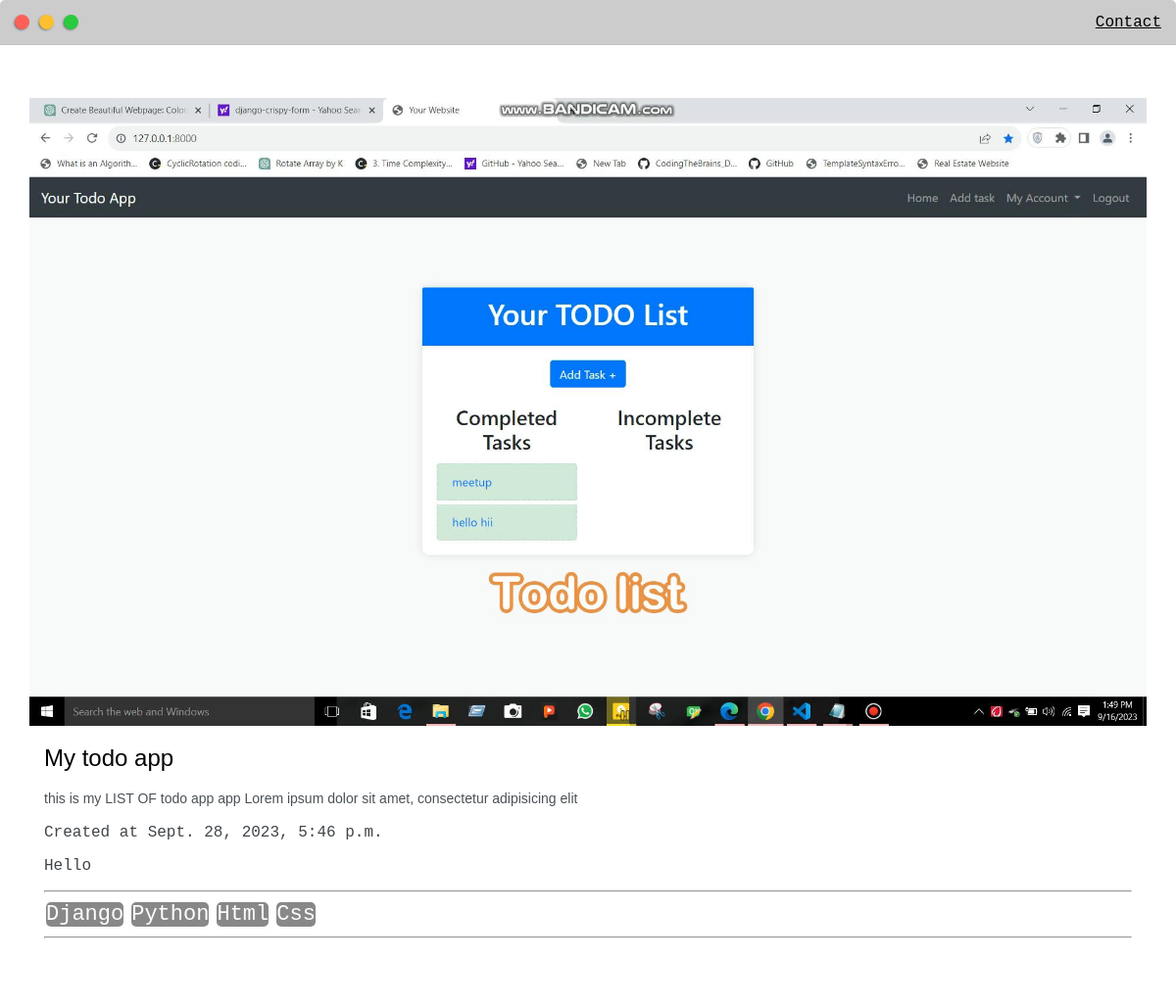
/post/7, run on an earlier commit of the app's database.
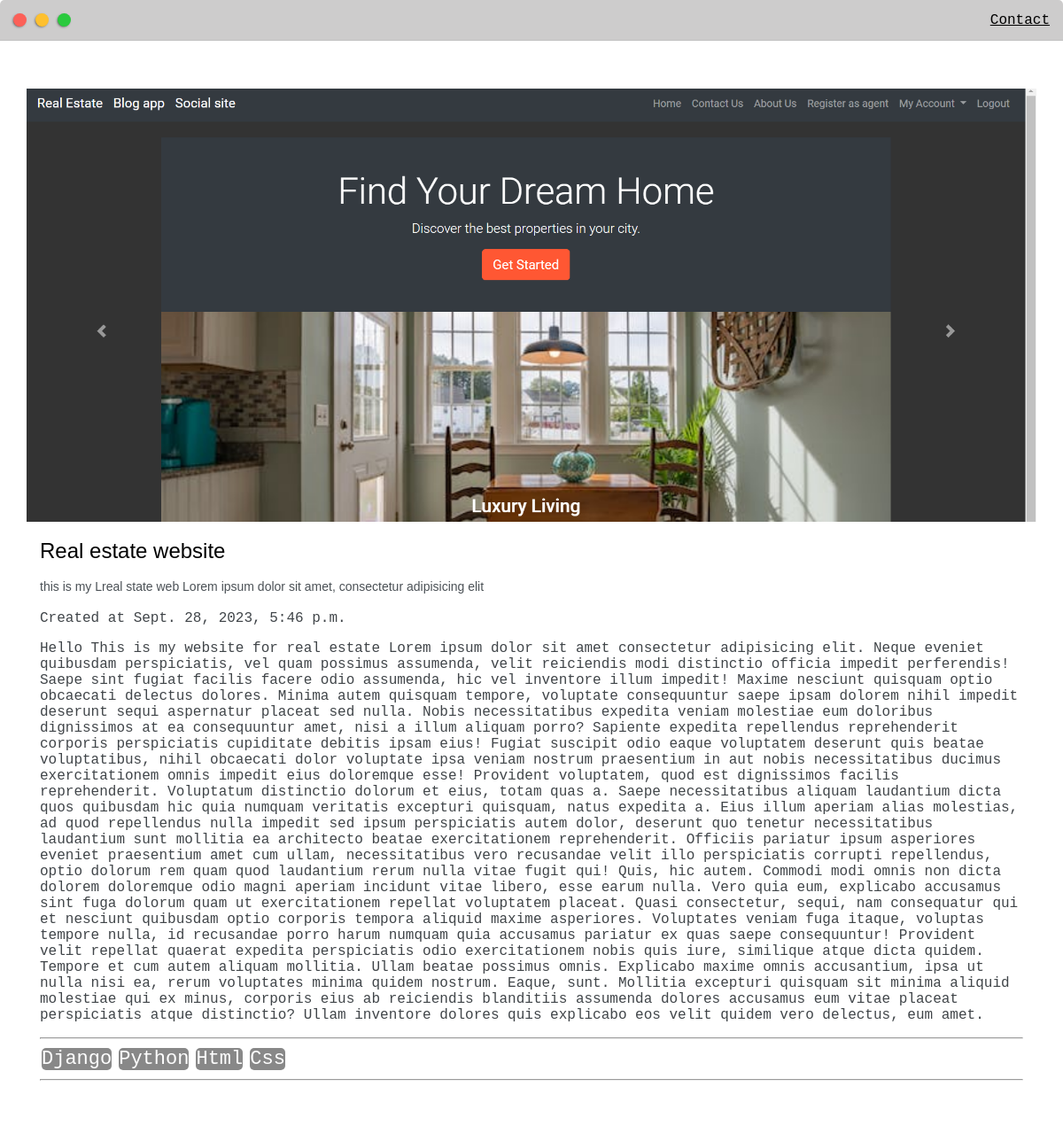
And on a later commit of the database.
### webapp/models.py (models this page shows, shortened)
class posts(models.Model):
    headline = models.CharField( max_length=50)
    sub_headline = models.CharField( max_length=250)
    thumbnail= models.ImageField(null=True , blank=True , default='desktop wallpaper.jpg')
    body = models.TextField(null=True , blank=True)
    created = models.DateTimeField( auto_now_add=True)
    tags=models.ManyToManyField(tags, null=True)

### webapp/views.py (the view)
# urls.py: path('post/<int:pk>' ,views.Post, name='post'),
def Post(request , pk):
    post= posts.objects.get(id=pk)
    return  render(request , 'webapp/posts.html' ,{'post':post })

### webapp/models.py (called while the page is built)
    def __str__(self):
        return self.name

### webapp/templates/webapp/posts.html (shortened to what this page needs)
{% extends "webapp/base.html" %}
{% block content %}
{% load static %}
<div class='main-container'>
<br>
<br>
<br>
        <img src="{{post.thumbnail.url}}">
        <div class="post-preview">
            <h4 class="post-title">{{post.headline}}</h4>
            <h4 class="post-intro">{{post.sub_headline}}</h4>
            <p >Created at {{post.created}}</p>
            <p >{{post.body}}</p>
            <hr>
                {% for tags  in post.tags.all  %}
                <span class="tags">{{tags}}</span>
                {% endfor %}
                <hr>
                <br>
        </div>
</div>
{% endblock content %}

What changed in the data, as far as the page shows it:
changed posts: thumbnail: a different picture; headline "My todo app" → "Real estate website"; sub_headline "this is my LIST OF todo app app Lorem ipsum dolor sit amet, consectetur adipisicing elit" → "this is my Lreal state web Lorem ipsum dolor sit amet, consectetur adipisicing elit"; body "Hello" → "Hello This is my website for real estate Lorem ipsum dolor sit amet consectetur adipisicing elit. Neque eveniet quibusdam perspiciatis, vel quam possimus assumenda, velit reiciendis modi distinctio officia impedit perferendis! Saepe sint fugiat facilis facere odio assumenda, hic vel inventore illum impedit! Maxime nesciunt quisquam optio obcaecati delectus dolores. Minima autem quisquam tempore, voluptate consequuntur saepe ipsam dolorem nihil impedit deserunt sequi aspernatur placeat sed nulla. Nobis necessitatibus expedita veniam molestiae eum doloribus dignissimos at ea consequuntur amet, nisi a illum aliquam porro? Sapiente expedita repellendus reprehenderit corporis perspiciatis…"
